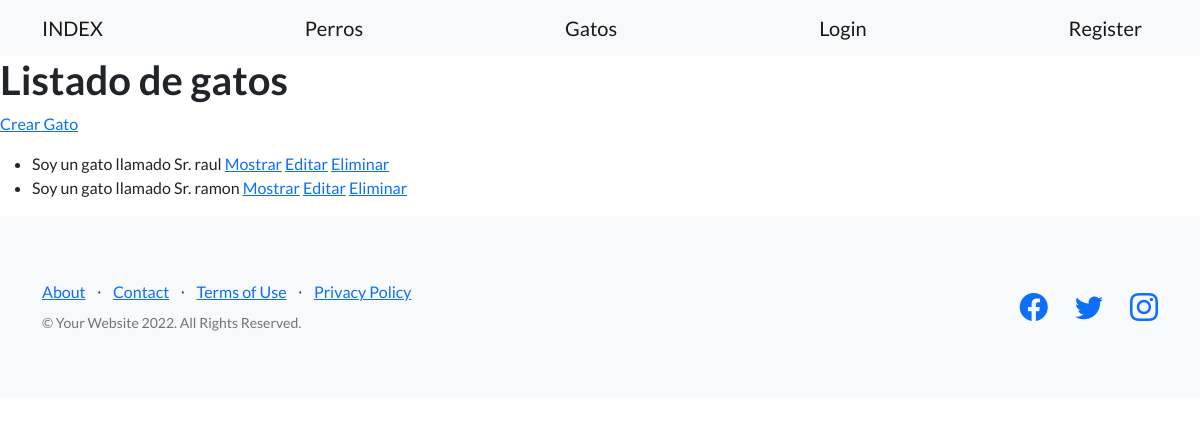
Page /mascotas/gatos/ on the committed database.
### mascotas/models.py (models this page shows)
class Gato(models.Model):
    apodo = models.CharField(max_length=30)
    edad = models.IntegerField()
    fecha_creacion = models.DateTimeField(null=True)
    def __str__(self):
        return f"Soy un gato llamado Sr. {self.apodo}"

### mascotas/views.py (the view)
# urls.py: path('gatos/', views.ListadoGatos.as_view(), name= "listado_gatos"),
class ListadoGatos(ListView):
    model = Gato
    template_name = 'gato/listado_gatos.html'

### Templates/gato/listado_gatos.html (shortened to what this page needs)
{% extends 'base.html' %}
{% block texto_header %}
<h1>Listado de gatos</h1>
{% endblock texto_header %}
{% block despues_del_header %}
<p>
    <a href={% url 'crear_gato' %}>Crear Gato</a>
</p>
<p>
    {% if object_list %}
    <ul>
        {% for gato in object_list%}
        <li> {{gato}}
            <a href={% url 'mostrar_gato' gato.id %}>Mostrar</a>
            <a href={% url 'editar_gato' gato.id %}>Editar</a>
            <a href={% url 'eliminar_gato' gato.id %}>Eliminar</a>
        </li>
        {% endfor %}
    </ul>
    {% else %}
       <p> No se encontraron datos. </p>
    {% endif %}
</p>
{% endblock despues_del_header %}

### rows in the picture
Gato: apodo "Soy un gato llamado Sr. raul"
Gato: apodo "Soy un gato llamado Sr. ramon"
